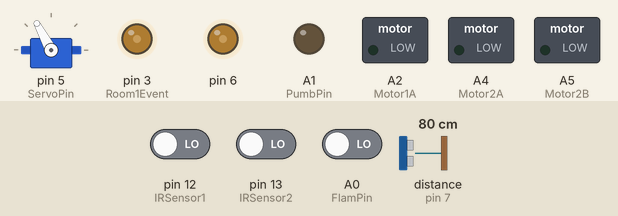
A sketch run on a simulated Arduino Uno, built with avr-gcc and run on an emulated ATmega328P. On the bench: servo, switched loads named in the sketch (green lamp = pin HIGH), output pins drawn as LEDs (lit = HIGH). The test bench sets the inputs (shaded band); at power-on: A0 (FlamPin) LOW, distance to the obstacle (sensor on pin 7) 80 cm, pin 12 (IRSensor1) LOW, pin 13 (IRSensor2) LOW. The echo pulse lasts 58.3 µs per cm; pins used as bus, display or sensor lines are not drawn; what the sketch prints to the serial monitor is not drawn.

Above: at 1.4 s.
1.5 s: A0 (FlamPin) driven HIGH
At 1.9 s:
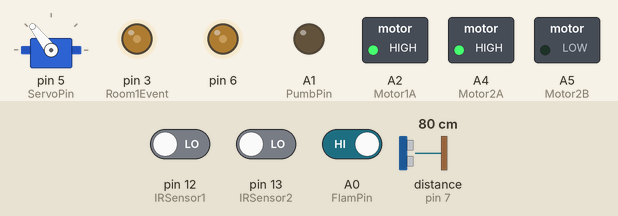
3.0 s: distance to the obstacle (sensor on pin 7) set to 12 cm
4.5 s: distance to the obstacle (sensor on pin 7) set to 9 cm
At 5.1 s:
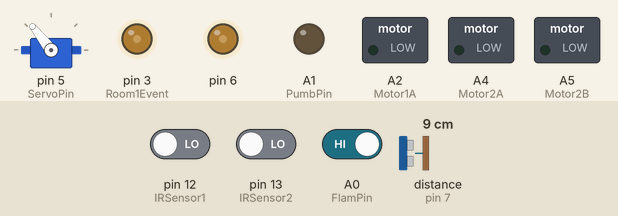
6.0 s: distance to the obstacle (sensor on pin 7) set to 18 cm
At 7.2 s:
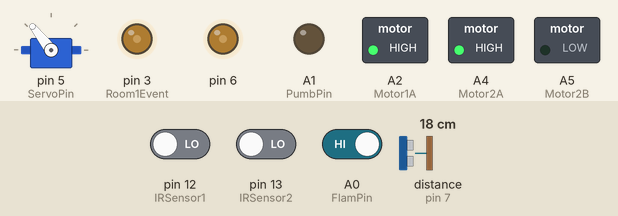
7.5 s: pin 12 (IRSensor1) driven HIGH
At 8.5 s:
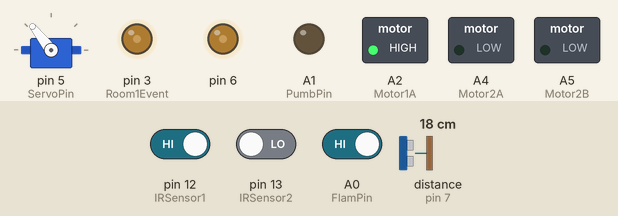
9.0 s: pin 12 (IRSensor1) driven LOW
At 9.7 s:
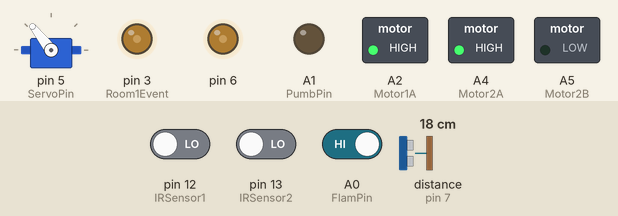
Timing chart, 0 to 11.5 s (numbered marks = the images above; inputs shaded):
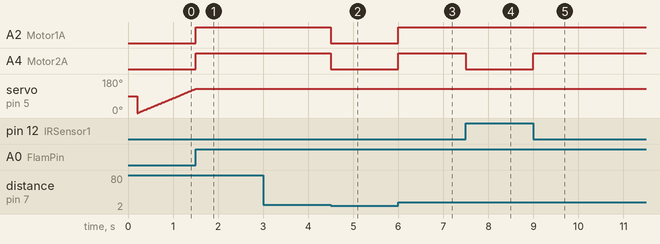

Measured:
- the behaviour switches between 11 and 10 cm on distance to the obstacle (sensor on pin 7) (found by bisection; images 1 and 2)
- after the input at 1.5 s, A2 (Motor1A), A4 (Motor2A): LOW → HIGH at once; servo on pin 5 (ServoPin): stays 128° (without the input it goes to 130° after 0.01 s)
- after the input at 3.0 s, every drawn part: stays the same
- after the input at 4.5 s, A2 (Motor1A), A4 (Motor2A): HIGH → LOW at once
- after the input at 6.0 s, A2 (Motor1A), A4 (Motor2A): LOW → HIGH at once
- after the input at 7.5 s, A4 (Motor2A): HIGH → LOW at once
- after the input at 9.0 s, A4 (Motor2A): LOW → HIGH at once

The sketch:

Test_Code_.ino
```cpp
//libs part
#include<Servo.h>
#include <EEPROM.h>
#include <SoftwareSerial.h>
#include <avr/wdt.h>

/************/
//Define All pins
#define Room1Event   3
#define Room2Event   4
#define ServoPin   5
#define TrigPin    8
#define EchoPin    7
#define GSMTx      10
#define GSMRx      11
#define FlamPin    A0
#define PumbPin    A1
#define Motor1A    A2
#define Motor1B    A3
#define Motor2A    A4
#define Motor2B    A5
#define IRSensor1  12
#define IRSensor2  13

#define SafeZone   20
#define Rotate_Time 500
/***********/

//defines Global Variables
Servo Myservo;
SoftwareSerial MySerial(GSMRx, GSMTx); // RX, TX pins in arduino
int Servopos = 0;
const byte BlueOrder = 2;
bool ThereFire1 = false ;
bool ThereFire2 = false ;
long Duration;
int Distance;
const float SoundSpeed = 0.034 ;
bool StopPostion = false ;
bool FirePostionshere = false ;
int NowPostions ;
int RoomCounter = 0 ;
bool GetOut = false ;
int Manual = 0 ;
int EEPROMAddress = 0 ;
char IncomingData = 0;
bool COUNTERT = true ;
/**********/

//Declare functions
void BluetoothOrderHandle();
void Forword();
void Left();
void Right();
void Rotate();
void Stop();
void Break();
void FoundObstacle(); //Edit
void FireFighting();//Edit
void UltrON();

/******************/
//Setup and init. all my H.W
void setup()
{
Myservo.attach(ServoPin); // to init my servo motor
Myservo.write(Servopos); // start postion at 0 angle
pinMode(TrigPin, OUTPUT); // Sets the TrigPin as an Output
pinMode(EchoPin, INPUT); // Sets the EchoPin as an Input
pinMode(FlamPin, INPUT);
pinMode(PumbPin, OUTPUT);//connected with transistor
pinMode(Motor1A, OUTPUT);
pinMode(Motor2B, OUTPUT);
pinMode(Motor2A, OUTPUT);
pinMode(Motor2B, OUTPUT);
pinMode(IRSensor1, INPUT);//for line follower
pinMode(IRSensor2, INPUT);
pinMode(Room1Event, INPUT);
pinMode(Room2Event, INPUT);
pinMode(BlueOrder, INPUT_PULLUP);
//Manual = EEPROM.read(EEPROMAddress);
Manual = 1 ;
//attachInterrupt(digitalPinToInterrupt(BlueOrder), BluetoothOrderHandle , CHANGE);
Serial.begin(9600);
MySerial.begin(9600);
Serial.println("Welcome");
Serial.println("Robot In ON Mode");
Stop();
Myservo.write(90);
delay(200);
pinMode(6 , OUTPUT);
pinMode(3 , OUTPUT);
analogWrite(6 , 80);
analogWrite(3 , 80);
}

void loop()
{//Start Code

 /*********************************************/ // Bluetooth Control

   /*  while(Manual == 1)
     {
       if(Serial.available() > 0)
     {
        IncomingData = Serial.read();      //Read the incoming data and store it into variable Incoming_value
        if(IncomingData == 'F')            //Checks whether value of IncomingData is equal to 1
        {
          Forword();
        }
        else if (IncomingData == 'L')
        {
          Left();
        }
        else if (IncomingData == 'R')
        {
          Right();
        }
        else if (IncomingData == 'W')
        {
          FireFighting();
        }
        else
        {
          Stop();
        }
        Serial.println(IncomingData);
       // delay(300);

      }
     }
*/


while(digitalRead(FlamPin) == LOW && COUNTERT )
{

for(int count= 0 ; count <=180 ; count++)
{
  if(digitalRead(FlamPin) == HIGH)
  {
      COUNTERT = false;
      break;

  }

  Myservo.write(count);
 delay(10);
}

for(int count= 180 ; count >= 0 ; count--)
{


  if(digitalRead(FlamPin) == HIGH)
    {
          COUNTERT = false;
      break;

  }
  Myservo.write(count);
 delay(20);
}

}


UltrON();
  if(digitalRead(IRSensor1)==HIGH && digitalRead(IRSensor2)==HIGH || Distance<10 ) // here all the reads are black so this stop station of the robot // End Line
            {
              Stop();
            }
            else if (digitalRead(IRSensor1)==HIGH && digitalRead(IRSensor2)==LOW) //the black line on the left so we need to correct out road to the right
            {
              Right();
            }
            else if (digitalRead(IRSensor1)==LOW && digitalRead(IRSensor2)==HIGH) // the black line on the right so we need to correct out road to the left
            {
             Left();
            }
            else if (digitalRead(IRSensor1)==LOW && digitalRead(IRSensor2)==LOW) // no Black Line So keep move forword
            {
              Forword();
            }

  if(false)
 {

 ThereFire1 = digitalRead(Room1Event);
 ThereFire2 = digitalRead(Room2Event);

 /*********************************************/ // Room 1
  if(ThereFire1 == HIGH)
  {
    //Start to Fire
    Serial.println("There Are a Fire In Room 1");
    //message sms
/*******************/   /**************************/
GotoStart1 :
      Forword(); // make the robot move forword and keep move untill state chnage
      //turn ultrasonic sensor
      while(!StopPostion)
      {
              UltrON();
      /**************************************************************************************************************************************************/
             //Obstacle Found Algorithm
            if(Distance < SafeZone)
            {
              Serial.println("There Are Obstacle Here!");
              FoundObstacle();
            }

/**************************************************************************************************************************************************/
           // Normal Move Algorithm
            if(digitalRead(IRSensor1)==HIGH && digitalRead(IRSensor2)==HIGH) // here all the reads are black so this stop station of the robot // End Line
            {
              RoomCounter++ ;//Every Check Point will be up count here
              if(GetOut) // the start point in the path after get out from the room and we need here to make the robot stop in the start point
              {
                GetOut = false ;
                RoomCounter = 0 ;
                break;
              }
              else if(RoomCounter > 1)// The End point in the room
              {
                Break();
                StopPostion = true ;
              }
              else // the Road of the First Room
              {
                Right();
                delay(100);
              }

            }
            else if (digitalRead(IRSensor1)==HIGH && digitalRead(IRSensor2)==LOW) //the black line on the left so we need to correct out road to the right
            {
              Right();
            }
            else if (digitalRead(IRSensor1)==HIGH && digitalRead(IRSensor2)==LOW) // the black line on the right so we need to correct out road to the left
            {
              Left();
            }
            else if (digitalRead(IRSensor1)==LOW && digitalRead(IRSensor2)==LOW) // no Black Line So keep move forword
            {
              Forword();
            }
      }
/**************************************************************************************************************************************************/
     //Fire Fighting Algorithm
      if(GetOut)
     {
          goto GotoStart1;
     }
     else if(StopPostion) // that mean the robot stop here to Search about the fire
     {
        FireFighting();
     }

/*******************/  /**************************/
    //End Fire
    Serial.println("Fire 1 OFF");
    //sms fire off
    ThereFire1 = false ;
  }


 /*********************************************/ // Room 2
  if(ThereFire1 == HIGH)
  {
    //Start to Fire
    Serial.println("There Are a Fire In Room 1");
    //message sms
/*******************/   /**************************/
GotoStart :
      Forword(); // make the robot move forword and keep move untill state chnage
      //turn ultrasonic sensor
      while(!StopPostion)
      {
              UltrON();
      /**************************************************************************************************************************************************/
             //Obstacle Found Algorithm
            if(Distance < SafeZone)
            {
              Serial.println("There Are Obstacle Here!");
              FoundObstacle();
            }

/**************************************************************************************************************************************************/
           // Normal Move Algorithm
            if(digitalRead(IRSensor1)==HIGH && digitalRead(IRSensor2)==HIGH) // here all the reads are black so this stop station of the robot // End Line
            {
              RoomCounter++ ;//Every Check Point will be up count here
              if(GetOut) // the start point in the path after get out from the room and we need here to make the robot stop in the start point
              {
                //don't out from here untill arrive to the start point
                //
                GetOut = false ;
                RoomCounter = 0 ;
                break;
              }
              else if(RoomCounter > 1)// The End point in the room
              {
                Break();
                StopPostion = true ;
              }
              else // the Road of the First Room
              {
                Forword();
                delay(100);
              }

            }
            else if (digitalRead(IRSensor1)==HIGH && digitalRead(IRSensor2)==LOW) //the black line on the left so we need to correct out road to the right
            {
              Right();
            }
            else if (digitalRead(IRSensor1)==HIGH && digitalRead(IRSensor2)==LOW) // the black line on the right so we need to correct out road to the left
            {
              Left();
            }
            else if (digitalRead(IRSensor1)==LOW && digitalRead(IRSensor2)==LOW) // no Black Line So keep move forword
            {
              Forword();
            }
      }
/**************************************************************************************************************************************************/
     //Fire Fighting Algorithm
      if(GetOut)
     {
          goto GotoStart;
     }
     else if(StopPostion) // that mean the robot stop here to Search about the fire
     {
        FireFighting();
     }

/*******************/  /**************************/
    //End Fire
    Serial.println("Fire 1 OFF");
    //sms fire off
    ThereFire1 = false ;
  }


 }


}//End Code

//Notes - TO DO :
//obstacle
//GSM code
//check again after fire fighting
//


//Interrupt Part
void BluetoothOrderHandle()
{
  Serial.println("Order Received");
  if(Manual == 1)
  {
    Manual = 0 ;
    EEPROM.write(EEPROMAddress , Manual);
  }
  else
  {
    Manual = 1 ;
    EEPROM.write(EEPROMAddress , Manual);
  }

  //Restart the arduino here
  wdt_disable();
  wdt_enable(WDTO_15MS);
  while(1);
}


//Functions Part
void Forword()
{
  digitalWrite(Motor1A, HIGH);
  digitalWrite(Motor1B, LOW);
  digitalWrite(Motor2A, HIGH);
  digitalWrite(Motor2B, LOW);
}

void Left()
{
  digitalWrite(Motor1A, LOW);
  digitalWrite(Motor1B, LOW);
  digitalWrite(Motor2A, HIGH);
  digitalWrite(Motor2B, LOW);
}

void Right()
{
  digitalWrite(Motor1A, HIGH);
  digitalWrite(Motor1B, LOW);
  digitalWrite(Motor2A, LOW);
  digitalWrite(Motor2B, LOW);
}

void Rotate()
{
  digitalWrite(Motor1A, LOW);
  digitalWrite(Motor1B, HIGH);
  digitalWrite(Motor2A, HIGH);
  digitalWrite(Motor2B, LOW);
  delay(Rotate_Time);
}

void Break()//make all motors off
{
  digitalWrite(Motor1A, HIGH);
  digitalWrite(Motor1B, HIGH);
  digitalWrite(Motor2A, HIGH);
  digitalWrite(Motor2B, HIGH);
}

void Stop()//make all motors off
{
  digitalWrite(Motor1A, LOW);
  digitalWrite(Motor1B, LOW);
  digitalWrite(Motor2A, LOW);
  digitalWrite(Motor2B, LOW);
}

void UltrON()
{
    digitalWrite(TrigPin, LOW);
    delayMicroseconds(2);
    digitalWrite(TrigPin, HIGH);
    delayMicroseconds(10);
    digitalWrite(TrigPin, LOW);
    Duration = pulseIn(EchoPin, HIGH);
    Distance = (Duration*SoundSpeed)/2;
}

void FoundObstacle()
{
        Right();
        delay(500);
        Forword();
        Myservo.write(0);
        while(Distance < SafeZone);
        delay(100);// to make sire all the roboto body gte out from the obstacle
        Left();
        delay(300);
        Forword();
        while(Distance < SafeZone);//wait until pass this obstacle
        Left();
        delay(300);
        Myservo.write(90);
        Forword();
        while(digitalRead(IRSensor1)==LOW);
        delay(50);
}


void FireFighting()
{
      Serial.println("Robot Stop");
      //sms message
      Myservo.write(0);//make the start point of the servo at point 0
      while(!FirePostionshere) //don't get out from here until found the fire position or search for 3 items about the fire and don't found any thing
      {
      // start to search and fight the fire here
        for(Servopos=0;Servopos>=180;Servopos++)
        {


           if(digitalRead(FlamPin) == HIGH)//if the lame pind read any thing during servo motion stop, get out the loop and open the pumb
           {
            Serial.println("Found Fire!");
            //sms message
            FirePostionshere = true ;
            NowPostions = Servopos ;
            break ;//get out
           }


            Myservo.write(Servopos);
            delay(50);
        }

        if(!FirePostionshere && RoomCounter<3)
        {
           Myservo.write(0);
           RoomCounter++;
        }
        else // did't found any fire
        {
            Myservo.write(0);
            break;
        }
      }
        if(FirePostionshere)// in case found real fire
        {
          while(digitalRead(FlamPin) == HIGH) // don't get out from here or close the pumb untill the fire off
          {
              for(       ;  Servopos <= (NowPostions + 20 )   ;   Servopos++)
              {
                  digitalWrite(PumbPin , HIGH);
                  Myservo.write(Servopos);
                  delay(50);
              }
              NowPostions = Servopos ;
               for(       ;   Servopos >= (NowPostions - 40 );Servopos--)
              {
                if(Servopos == 0)//to save the servo gears
                {
                  break;
                }
                  digitalWrite(PumbPin , HIGH);
                  Myservo.write(Servopos);
                  delay(50);
              }
              NowPostions = Servopos + 20 ;
          }
          //check again about the fire
          FirePostionshere = false ; // Re Init. all the values again
          digitalWrite(PumbPin , LOW); // cloase the water pumb
        }
        //Re Init. every thing again
        Myservo.write(90);
        StopPostion = false ;
        GetOut = true ;// to make the robot stop at the start point after get out the room
        Rotate();
        delay(200);

}
```
